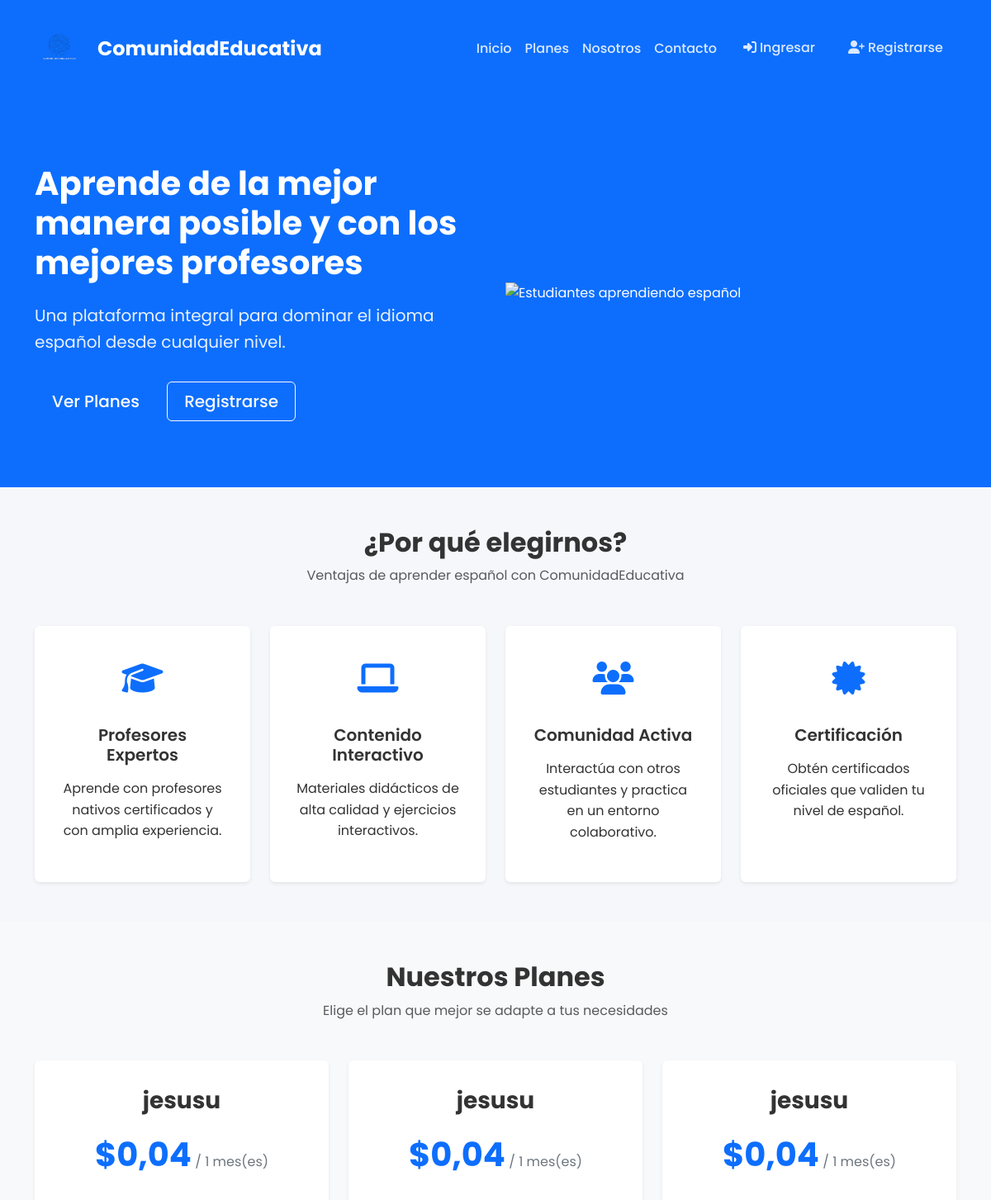
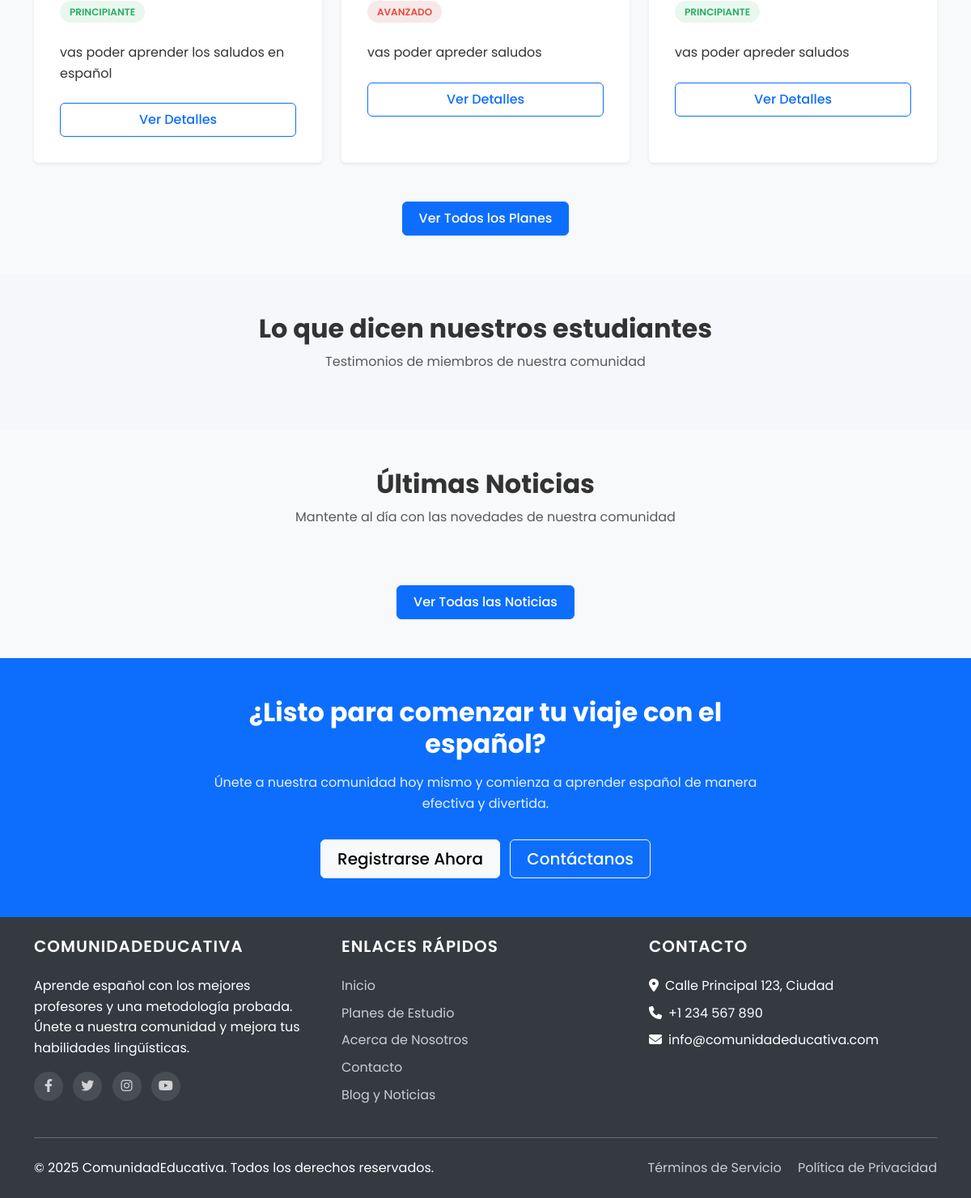
The page /comunidad/ on the database its author committed (2 pictures, top to bottom).
### appComunidad/models.py (models this page shows, shortened)
class Plan(models.Model):
    class Nivel(models.TextChoices):
        PRINCIPIANTE = "principiante", _("Principiante")
        INTERMEDIO = "intermedio", _("Intermedio")
        AVANZADO = "avanzado", _("Avanzado")
    nombre = models.CharField(_("Nombre"), max_length=100)
    descripcion = models.TextField(_("Descripción"))
    nivel = models.CharField(
        _("Nivel"),
        max_length=20,
        choices=Nivel.choices,
        default=Nivel.PRINCIPIANTE,
    )
    precio = models.DecimalField(
        _("Precio"),
        max_digits=10,
        decimal_places=2,
    )
    duracion_meses = models.PositiveIntegerField(
        _("Duración (meses)"),
        default=1,
    )
    class Meta:
        verbose_name = _("Plan")
        verbose_name_plural = _("Planes")

### appComunidad/views.py (the view)
# urls.py: path("", views.index, name="index"),
def index(request: HttpRequest) -> HttpResponse:
    planes = Plan.objects.all()[:3]  # Mostrar solo 3 planes en la página principal
    testimonios = Testimonio.objects.all()[:4]  # Mostrar solo 4 testimonios
    noticias_recientes = Noticia.objects.all().order_by("-fecha_publicacion")[:3]  # Últimas 3 noticias
    return render(request, "appComunidad/index.html", {
        "planes": planes,
        "testimonios": testimonios,
        "noticias_recientes": noticias_recientes,
    })

### appComunidad/context_processors.py (called while the page is built)
def user_redirect_processor(request: HttpRequest) -> dict[str, str]:
    redirect_url = "appComunidad:index"  # URL por defecto
    if hasattr(request.user, "perfil_estudiante"):
        redirect_url = "appEstudiantes:dashboard"
    elif hasattr(request.user, "perfil_profesor"):
        redirect_url = "appProfesores:dashboard"
    return {
        "login_redirect_url": redirect_url,
    }

### appComunidad/templates/appComunidad/index.html (shortened to what this page needs)
{% extends 'base.html' %}
{% block extra_css %}
<link rel="stylesheet" href="/static/css/community.css">
{% endblock %}
{% block content %}
<section class="hero-section">
    <div class="container">
        <div class="row align-items-center">
            <div class="col-lg-6">
                <h1 class="hero-title">Aprende de la mejor manera posible y con los mejores profesores</h1>
                <p class="hero-subtitle">Una plataforma integral para dominar el idioma español desde cualquier nivel.</p>
                <div class="hero-buttons">
                    <a href="{% url 'appComunidad:planes' %}" class="btn btn-primary btn-lg">Ver Planes</a>
                    <a href="{% url 'login' %}" class="btn btn-outline-light btn-lg ms-2">Registrarse</a>
                </div>
            </div>
            <div class="col-lg-6 d-none d-lg-block">
                <img src="/static/images/hero-image.png" alt="Estudiantes aprendiendo español" class="img-fluid hero-image">
            </div>
        </div>
    </div>
</section>
<section class="features-section py-5">
    <div class="container">
        <div class="section-heading text-center mb-5">
            <h2>¿Por qué elegirnos?</h2>
            <p class="text-muted">Ventajas de aprender español con ComunidadEducativa</p>
        </div>
        <div class="row g-4">
            <div class="col-md-6 col-lg-3">
                <div class="feature-card">
                    <div class="feature-icon">
                        <i class="fas fa-graduation-cap"></i>
                    </div>
                    <h3>Profesores Expertos</h3>
                    <p>Aprende con profesores nativos certificados y con amplia experiencia.</p>
                </div>
            </div>
            <div class="col-md-6 col-lg-3">
                <div class="feature-card">
                    <div class="feature-icon">
                        <i class="fas fa-laptop"></i>
                    </div>
                    <h3>Contenido Interactivo</h3>
                    <p>Materiales didácticos de alta calidad y ejercicios interactivos.</p>
                </div>
            </div>
            <div class="col-md-6 col-lg-3">
                <div class="feature-card">
                    <div class="feature-icon">
                        <i class="fas fa-users"></i>
                    </div>
                    <h3>Comunidad Activa</h3>
                    <p>Interactúa con otros estudiantes y practica en un entorno colaborativo.</p>
                </div>
            </div>
            <div class="col-md-6 col-lg-3">
                <div class="feature-card">
                    <div class="feature-icon">
                        <i class="fas fa-certificate"></i>
                    </div>
                    <h3>Certificación</h3>
                    <p>Obtén certificados oficiales que validen tu nivel de español.</p>
                </div>
            </div>
        </div>
    </div>
</section>
<section class="plans-section py-5 bg-light">
    <div class="container">
        <div class="section-heading text-center mb-5">
            <h2>Nuestros Planes</h2>
            <p class="text-muted">Elige el plan que mejor se adapte a tus necesidades</p>
        </div>
        <div class="row g-4 justify-content-center">
            {% for plan in planes %}
            <div class="col-md-6 col-lg-4">
                <div class="plan-card {% if plan.nivel == 'intermedio' %}highlighted{% endif %}">
                    <div class="plan-header">
                        <h3>{{ plan.nombre }}</h3>
                        <div class="plan-price">
                            <span class="price">${{ plan.precio }}</span>
                            <span class="period">/ {{ plan.duracion_meses }} mes(es)</span>
                        </div>
                    </div>
                    <div class="plan-badge {{ plan.nivel }}">
                        {{ plan.get_nivel_display }}
                    </div>
                    <div class="plan-features">
                        <p>{{ plan.descripcion }}</p>
                    </div>
                    <div class="plan-footer">
                        <a href="{% url 'appComunidad:planes' %}" class="btn btn-outline-primary w-100">Ver Detalles</a>
                    </div>
                </div>
            </div>
            {% endfor %}
        </div>
        <div class="text-center mt-5">
            <a href="{% url 'appComunidad:planes' %}" class="btn btn-primary">Ver Todos los Planes</a>
        </div>
    </div>
</section>
<section class="testimonials-section py-5">
    <div class="container">
        <div class="section-heading text-center mb-5">
            <h2>Lo que dicen nuestros estudiantes</h2>
            <p class="text-muted">Testimonios de miembros de nuestra comunidad</p>
        </div>
    </div>
</section>
<section class="news-section py-5 bg-light">
    <div class="container">
        <div class="section-heading text-center mb-5">
            <h2>Últimas Noticias</h2>
            <p class="text-muted">Mantente al día con las novedades de nuestra comunidad</p>
        </div>
        <div class="text-center mt-5">
            <a href="{% url 'appComunidad:noticias' %}" class="btn btn-primary">Ver Todas las Noticias</a>
        </div>
    </div>
</section>
<section class="cta-section py-5">
    <div class="container">
        <div class="row">
            <div class="col-lg-8 mx-auto text-center">
                <h2 class="cta-title">¿Listo para comenzar tu viaje con el español?</h2>
                <p class="cta-subtitle">Únete a nuestra comunidad hoy mismo y comienza a aprender español de manera efectiva y divertida.</p>
                <div class="cta-buttons">
                    <a href="{% url 'login' %}" class="btn btn-light btn-lg">Registrarse Ahora</a>
                    <a href="{% url 'appComunidad:contacto' %}" class="btn btn-outline-light btn-lg ms-2">Contáctanos</a>
                </div>
            </div>
        </div>
    </div>
</section>
{% endblock %}

### static/css/main.css (style rules this page uses)
:root { --primary-color: #0d6efd; --secondary-color: #6c757d; --success-color: #28a745; --warning-color: #ffc107; --danger-color: #dc3545; --light-color: #f8f9fa; --dark-color: #343a40; --border-radius: 0.375rem; --box-shadow: 0 0.125rem 0.25rem rgba(0, 0, 0, 0.075); }
body { font-family: 'Poppins', sans-serif; color: #333; line-height: 1.6; background-color: #f5f7fa; }
a { color: var(--primary-color); text-decoration: none; transition: all 0.3s ease; }
h1, h2, h3, h4, h5, h6 { font-weight: 600; }
.btn { font-weight: 500; padding: 0.5rem 1.25rem; border-radius: var(--border-radius); transition: all 0.3s ease; }
.btn-primary { background-color: var(--primary-color); border-color: var(--primary-color); }
.btn-outline-primary { color: var(--primary-color); border-color: var(--primary-color); }

### appComunidad/static/css/community.css (style rules this page uses)
.hero-section { background-color: var(--primary-color); color: #fff; padding: 5rem 0; position: relative; overflow: hidden; }
.hero-title { font-size: 2.5rem; font-weight: 700; margin-bottom: 1.5rem; }
.hero-subtitle { font-size: 1.25rem; margin-bottom: 2rem; opacity: 0.9; }
.hero-image { animation: float 6s ease-in-out infinite; }
.features-section { padding: 5rem 0; }
.section-heading { margin-bottom: 3rem; }
.section-heading h2 { font-weight: 700; margin-bottom: 0.5rem; }
.feature-card { text-align: center; padding: 2rem; background-color: #fff; border-radius: var(--border-radius); box-shadow: var(--box-shadow); height: 100%; transition: transform 0.3s ease; }
.feature-icon { font-size: 2.5rem; color: var(--primary-color); margin-bottom: 1.5rem; }
.feature-card h3 { font-size: 1.25rem; font-weight: 600; margin-bottom: 1rem; }
.plans-section { padding: 5rem 0; }
.plan-card { background-color: #fff; border-radius: var(--border-radius); box-shadow: var(--box-shadow); padding: 2rem; height: 100%; position: relative; overflow: hidden; transition: transform 0.3s ease; }
.plan-header { text-align: center; margin-bottom: 1.5rem; }
.plan-header h3 { font-weight: 700; margin-bottom: 1rem; }
.plan-price { margin-bottom: 1rem; }
.plan-price .price { font-size: 2.5rem; font-weight: 700; color: var(--primary-color); }
.plan-price .period { font-size: 1rem; color: var(--secondary-color); }
.plan-badge { display: inline-block; padding: 0.25rem 0.75rem; border-radius: 1rem; font-size: 0.75rem; font-weight: 600; text-transform: uppercase; margin-bottom: 1.5rem; }
.plan-badge.principiante { background-color: #e9f7ef; color: #27ae60; }
.plan-badge.avanzado { background-color: #f7e9e9; color: #e74c3c; }
.plan-features { margin-bottom: 1.5rem; }
.testimonials-section { padding: 5rem 0; }
.news-section { padding: 5rem 0; }
.cta-section { background-color: var(--primary-color); color: #fff; padding: 4rem 0; }
.cta-title { font-weight: 700; margin-bottom: 1rem; }
.cta-subtitle { margin-bottom: 2rem; opacity: 0.9; }

### rows shown on the page
Plan: nombre "jesusu", precio "0,04", duracion_meses "1", nivel "PRINCIPIANTE", descripcion "vas poder aprender los saludos en español"
Plan: nombre "jesusu", precio "0,04", duracion_meses "1", nivel "AVANZADO", descripcion "vas poder apreder saludos"
Plan: nombre "jesusu", precio "0,04", duracion_meses "1", nivel "PRINCIPIANTE", descripcion "vas poder apreder saludos"
